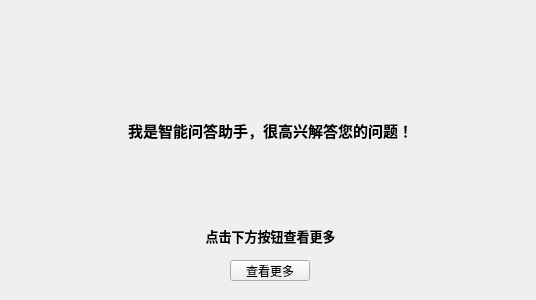
<?xml version="1.0" encoding="UTF-8"?>
<ui version="4.0">
 <class>Answer</class>
 <widget class="QWidget" name="Answer">
  <property name="geometry">
   <rect>
    <x>0</x>
    <y>0</y>
    <width>536</width>
    <height>300</height>
   </rect>
  </property>
  <property name="windowTitle">
   <string>Form</string>
  </property>
  <widget class="QPushButton" name="formore">
   <property name="geometry">
    <rect>
     <x>230</x>
     <y>260</y>
     <width>80</width>
     <height>21</height>
    </rect>
   </property>
   <property name="text">
    <string>查看更多</string>
   </property>
  </widget>
  <widget class="QLabel" name="label">
   <property name="geometry">
    <rect>
     <x>60</x>
     <y>40</y>
     <width>421</width>
     <height>181</height>
    </rect>
   </property>
   <property name="font">
    <font>
     <pointsize>11</pointsize>
     <bold>true</bold>
    </font>
   </property>
   <property name="text">
    <string>我是智能问答助手，很高兴解答您的问题！</string>
   </property>
   <property name="alignment">
    <set>Qt::AlignCenter</set>
   </property>
  </widget>
  <widget class="QLabel" name="formore_label">
   <property name="geometry">
    <rect>
     <x>190</x>
     <y>220</y>
     <width>161</width>
     <height>31</height>
    </rect>
   </property>
   <property name="font">
    <font>
     <pointsize>10</pointsize>
     <bold>true</bold>
    </font>
   </property>
   <property name="text">
    <string>点击下方按钮查看更多</string>
   </property>
   <property name="alignment">
    <set>Qt::AlignCenter</set>
   </property>
  </widget>
 </widget>
 <resources/>
 <connections/>
</ui>
